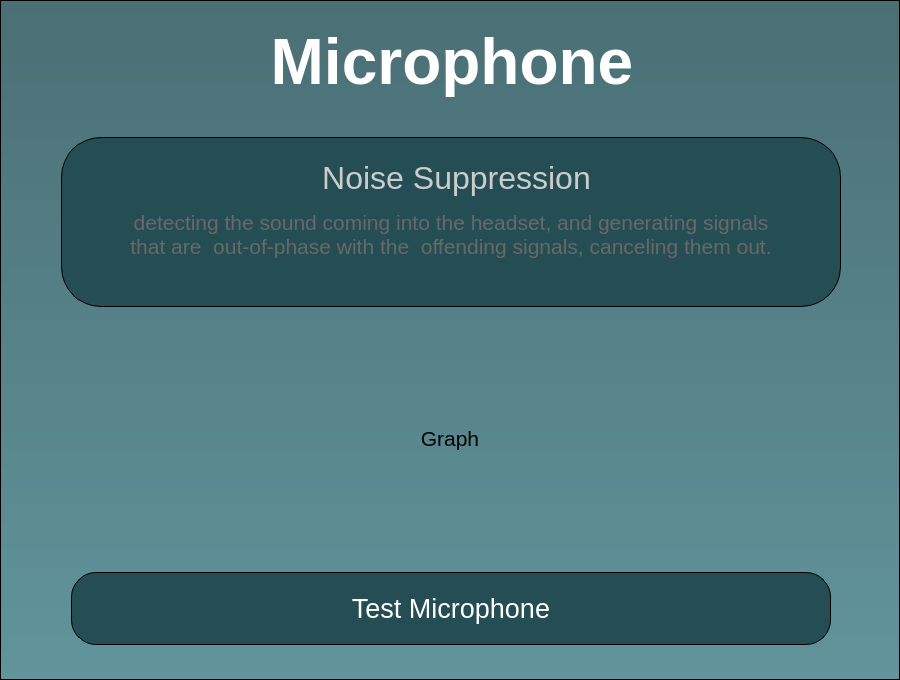
<?xml version="1.0" encoding="UTF-8"?>
<ui version="4.0">
 <class>Microphone_page</class>
 <widget class="QWidget" name="Microphone_page">
  <property name="geometry">
   <rect>
    <x>0</x>
    <y>0</y>
    <width>900</width>
    <height>680</height>
   </rect>
  </property>
  <property name="minimumSize">
   <size>
    <width>900</width>
    <height>680</height>
   </size>
  </property>
  <property name="maximumSize">
   <size>
    <width>900</width>
    <height>680</height>
   </size>
  </property>
  <property name="windowTitle">
   <string>Form</string>
  </property>
  <property name="styleSheet">
   <string notr="true"/>
  </property>
  <layout class="QHBoxLayout" name="horizontalLayout">
   <property name="spacing">
    <number>0</number>
   </property>
   <property name="leftMargin">
    <number>0</number>
   </property>
   <property name="topMargin">
    <number>0</number>
   </property>
   <property name="rightMargin">
    <number>0</number>
   </property>
   <property name="bottomMargin">
    <number>0</number>
   </property>
   <item>
    <widget class="QFrame" name="frame">
     <property name="minimumSize">
      <size>
       <width>900</width>
       <height>680</height>
      </size>
     </property>
     <property name="maximumSize">
      <size>
       <width>900</width>
       <height>680</height>
      </size>
     </property>
     <property name="styleSheet">
      <string notr="true">QFrame{
	background-color: qlineargradient(spread:pad, x1:0.506091, y1:0, x2:0.506, y2:1, stop:0 rgba(74, 111, 117, 255), stop:1 rgba(98, 148, 156, 255));
}</string>
     </property>
     <property name="frameShape">
      <enum>QFrame::StyledPanel</enum>
     </property>
     <property name="frameShadow">
      <enum>QFrame::Raised</enum>
     </property>
     <layout class="QVBoxLayout" name="verticalLayout">
      <property name="leftMargin">
       <number>0</number>
      </property>
      <property name="topMargin">
       <number>0</number>
      </property>
      <property name="rightMargin">
       <number>0</number>
      </property>
      <property name="bottomMargin">
       <number>0</number>
      </property>
      <item>
       <widget class="QFrame" name="Mic_title">
        <property name="minimumSize">
         <size>
          <width>900</width>
          <height>120</height>
         </size>
        </property>
        <property name="maximumSize">
         <size>
          <width>900</width>
          <height>120</height>
         </size>
        </property>
        <property name="styleSheet">
         <string notr="true">QFrame{
	background-color: rgba(0, 0, 0, 0)
}</string>
        </property>
        <property name="frameShape">
         <enum>QFrame::StyledPanel</enum>
        </property>
        <property name="frameShadow">
         <enum>QFrame::Raised</enum>
        </property>
        <layout class="QVBoxLayout" name="verticalLayout_2">
         <property name="spacing">
          <number>0</number>
         </property>
         <property name="leftMargin">
          <number>0</number>
         </property>
         <property name="topMargin">
          <number>0</number>
         </property>
         <property name="rightMargin">
          <number>0</number>
         </property>
         <property name="bottomMargin">
          <number>0</number>
         </property>
         <item>
          <widget class="QLabel" name="Label_head">
           <property name="minimumSize">
            <size>
             <width>900</width>
             <height>120</height>
            </size>
           </property>
           <property name="maximumSize">
            <size>
             <width>900</width>
             <height>120</height>
            </size>
           </property>
           <property name="font">
            <font>
             <family>Segoe UI</family>
             <pointsize>48</pointsize>
             <weight>75</weight>
             <bold>true</bold>
            </font>
           </property>
           <property name="styleSheet">
            <string notr="true">QLabel
{
	color: #FFFFFF

}</string>
           </property>
           <property name="text">
            <string>Microphone</string>
           </property>
           <property name="alignment">
            <set>Qt::AlignCenter</set>
           </property>
          </widget>
         </item>
        </layout>
       </widget>
      </item>
      <item>
       <widget class="QFrame" name="M_button">
        <property name="minimumSize">
         <size>
          <width>900</width>
          <height>190</height>
         </size>
        </property>
        <property name="maximumSize">
         <size>
          <width>900</width>
          <height>190</height>
         </size>
        </property>
        <property name="styleSheet">
         <string notr="true">QFrame{
	background-color: rgba(0, 0, 0, 0);
}</string>
        </property>
        <property name="frameShape">
         <enum>QFrame::StyledPanel</enum>
        </property>
        <property name="frameShadow">
         <enum>QFrame::Raised</enum>
        </property>
        <widget class="QPushButton" name="noise_button">
         <property name="geometry">
          <rect>
           <x>60</x>
           <y>10</y>
           <width>780</width>
           <height>170</height>
          </rect>
         </property>
         <property name="minimumSize">
          <size>
           <width>780</width>
           <height>170</height>
          </size>
         </property>
         <property name="maximumSize">
          <size>
           <width>780</width>
           <height>170</height>
          </size>
         </property>
         <property name="font">
          <font>
           <family>Segoe UI</family>
           <pointsize>16</pointsize>
          </font>
         </property>
         <property name="styleSheet">
          <string notr="true">QPushButton{
	background-color: #244D54;
	border-style : outset;
	border-width : 0.5px;
	border-radius: 40px;
	border-color : black;

	color: rgb(104, 104, 104);
	text-align : center;
}
QPushButton:hover{
	background-color: rgb(53, 112, 122);

	border-width : 0.5px;
	border-color :  rgb(1, 209, 158) ;
	color: rgb(204, 204, 204);
}
</string>
         </property>
         <property name="text">
          <string>
detecting the sound coming into the headset, and generating signals 
that are  out-of-phase with the  offending signals, canceling them out.</string>
         </property>
        </widget>
        <widget class="QLabel" name="label">
         <property name="geometry">
          <rect>
           <x>320</x>
           <y>20</y>
           <width>271</width>
           <height>61</height>
          </rect>
         </property>
         <property name="font">
          <font>
           <family>Segoe UI</family>
           <pointsize>24</pointsize>
          </font>
         </property>
         <property name="styleSheet">
          <string notr="true">QLabel {
	background-color: qlineargradient(spread:pad, x1:0, y1:0, x2:1, y2:0, stop:0 rgba(0, 0, 0, 0), stop:1 rgba(255, 255, 255, 0));

	color: rgb(204, 204, 204);

	
}</string>
         </property>
         <property name="text">
          <string>Noise Suppression</string>
         </property>
         <property name="alignment">
          <set>Qt::AlignCenter</set>
         </property>
        </widget>
       </widget>
      </item>
      <item>
       <widget class="QFrame" name="Graph">
        <property name="styleSheet">
         <string notr="true">QFrame{
	background-color: rgba(0, 0, 0, 0)
}</string>
        </property>
        <property name="frameShape">
         <enum>QFrame::StyledPanel</enum>
        </property>
        <property name="frameShadow">
         <enum>QFrame::Raised</enum>
        </property>
        <layout class="QVBoxLayout" name="verticalLayout_3">
         <item>
          <widget class="QLabel" name="label_2">
           <property name="font">
            <font>
             <family>Segoe UI</family>
             <pointsize>16</pointsize>
            </font>
           </property>
           <property name="text">
            <string>Graph</string>
           </property>
           <property name="alignment">
            <set>Qt::AlignCenter</set>
           </property>
          </widget>
         </item>
        </layout>
       </widget>
      </item>
      <item>
       <widget class="QFrame" name="frame_2">
        <property name="minimumSize">
         <size>
          <width>900</width>
          <height>120</height>
         </size>
        </property>
        <property name="maximumSize">
         <size>
          <width>900</width>
          <height>120</height>
         </size>
        </property>
        <property name="styleSheet">
         <string notr="true">QFrame{
	background-color: rgba(0, 0, 0, 0);

	padding-left: 60px;
	padding-right: 60px;
	padding-top: 0px;
	padding-bottom: 20px;
}</string>
        </property>
        <property name="frameShape">
         <enum>QFrame::StyledPanel</enum>
        </property>
        <property name="frameShadow">
         <enum>QFrame::Raised</enum>
        </property>
        <layout class="QVBoxLayout" name="verticalLayout_4">
         <item>
          <widget class="QPushButton" name="pushButton">
           <property name="font">
            <font>
             <family>Segoe UI</family>
             <pointsize>20</pointsize>
            </font>
           </property>
           <property name="styleSheet">
            <string notr="true">QPushButton {
	background-color: #244D54;
	border-style: outset;
	border-width: 0.5px;
	border-radius: 25px;
	border-color: black;
	
	color: rgb(255, 255, 255);
	text-align: center;

	padding: 20px
}

QPushButton:hover{
	border-width : 0.5px;
	border-color :  rgb(1, 209, 158) ;
}</string>
           </property>
           <property name="text">
            <string>Test Microphone</string>
           </property>
          </widget>
         </item>
        </layout>
       </widget>
      </item>
     </layout>
    </widget>
   </item>
  </layout>
 </widget>
 <resources/>
 <connections/>
</ui>
